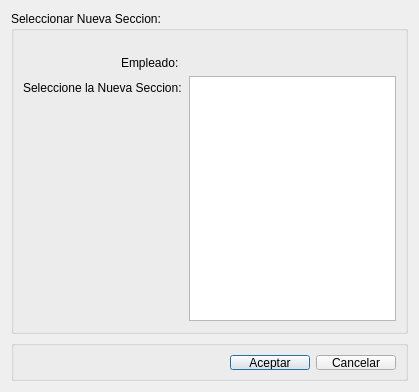
<?xml version="1.0" encoding="UTF-8"?>
<ui version="4.0">
 <class>DialogCambiarDeSeccionAEmpleado</class>
 <widget class="QDialog" name="DialogCambiarDeSeccionAEmpleado">
  <property name="geometry">
   <rect>
    <x>0</x>
    <y>0</y>
    <width>419</width>
    <height>392</height>
   </rect>
  </property>
  <property name="windowTitle">
   <string>Cambiar de Seccion a Empleado</string>
  </property>
  <layout class="QVBoxLayout" name="verticalLayout">
   <item>
    <widget class="QGroupBox" name="groupBox">
     <property name="title">
      <string>Seleccionar Nueva Seccion:  </string>
     </property>
     <layout class="QFormLayout" name="formLayout">
      <property name="labelAlignment">
       <set>Qt::AlignRight|Qt::AlignTrailing|Qt::AlignVCenter</set>
      </property>
      <property name="horizontalSpacing">
       <number>7</number>
      </property>
      <property name="bottomMargin">
       <number>10</number>
      </property>
      <item row="1" column="0">
       <widget class="QLabel" name="label">
        <property name="text">
         <string>Empleado: </string>
        </property>
       </widget>
      </item>
      <item row="1" column="1">
       <widget class="QLabel" name="labelNombreEmpleado">
        <property name="text">
         <string>&lt;nombre y apellido del empleado&gt;</string>
        </property>
       </widget>
      </item>
      <item row="2" column="0">
       <widget class="QLabel" name="label_3">
        <property name="text">
         <string>Seleccione la Nueva Seccion:</string>
        </property>
       </widget>
      </item>
      <item row="2" column="1">
       <widget class="QTableWidget" name="tableWidgetSecciones"/>
      </item>
      <item row="0" column="0">
       <spacer name="verticalSpacer">
        <property name="orientation">
         <enum>Qt::Vertical</enum>
        </property>
        <property name="sizeType">
         <enum>QSizePolicy::Fixed</enum>
        </property>
        <property name="sizeHint" stdset="0">
         <size>
          <width>10</width>
          <height>10</height>
         </size>
        </property>
       </spacer>
      </item>
     </layout>
    </widget>
   </item>
   <item>
    <widget class="QGroupBox" name="groupBoxButtonBox">
     <property name="minimumSize">
      <size>
       <width>271</width>
       <height>41</height>
      </size>
     </property>
     <property name="maximumSize">
      <size>
       <width>16777215</width>
       <height>41</height>
      </size>
     </property>
     <property name="title">
      <string/>
     </property>
     <layout class="QGridLayout" name="gridLayout_2">
      <property name="leftMargin">
       <number>9</number>
      </property>
      <property name="topMargin">
       <number>9</number>
      </property>
      <property name="rightMargin">
       <number>9</number>
      </property>
      <property name="bottomMargin">
       <number>8</number>
      </property>
      <item row="0" column="1">
       <widget class="QPushButton" name="pushButtonAceptar">
        <property name="text">
         <string>Aceptar</string>
        </property>
       </widget>
      </item>
      <item row="0" column="2">
       <widget class="QPushButton" name="pushButtonCancelar">
        <property name="text">
         <string>Cancelar</string>
        </property>
       </widget>
      </item>
      <item row="0" column="0">
       <spacer name="horizontalSpacer_2">
        <property name="orientation">
         <enum>Qt::Horizontal</enum>
        </property>
        <property name="sizeHint" stdset="0">
         <size>
          <width>40</width>
          <height>20</height>
         </size>
        </property>
       </spacer>
      </item>
     </layout>
    </widget>
   </item>
  </layout>
 </widget>
 <resources/>
 <connections/>
</ui>
